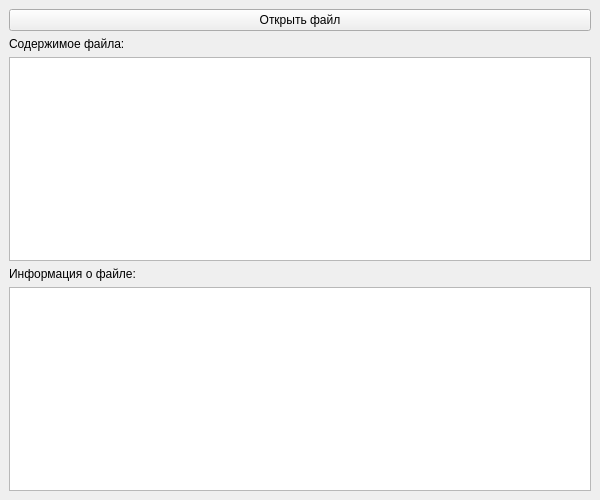
<?xml version="1.0" encoding="UTF-8"?>
<ui version="4.0">
 <class>MainWindow</class>
 <widget class="QMainWindow" name="MainWindow">
  <property name="geometry">
   <rect>
    <x>0</x>
    <y>0</y>
    <width>600</width>
    <height>500</height>
   </rect>
  </property>
  <property name="windowTitle">
   <string>MainWindow</string>
  </property>
  <widget class="QWidget" name="centralwidget">
   <layout class="QVBoxLayout" name="verticalLayout">
    <item>
     <widget class="QPushButton" name="btnOpen">
      <property name="text">
       <string>Открыть файл</string>
      </property>
     </widget>
    </item>
    <item>
     <widget class="QLabel" name="lblContent">
      <property name="text">
       <string>Содержимое файла:</string>
      </property>
     </widget>
    </item>
    <item>
     <widget class="QTextEdit" name="textContent">
      <property name="readOnly">
       <bool>true</bool>
      </property>
     </widget>
    </item>
    <item>
     <widget class="QLabel" name="lblInfo">
      <property name="text">
       <string>Информация о файле:</string>
      </property>
     </widget>
    </item>
    <item>
     <widget class="QTextEdit" name="textInfo">
      <property name="readOnly">
       <bool>true</bool>
      </property>
     </widget>
    </item>
   </layout>
  </widget>
 </widget>
 <resources/>
 <connections/>
</ui>
